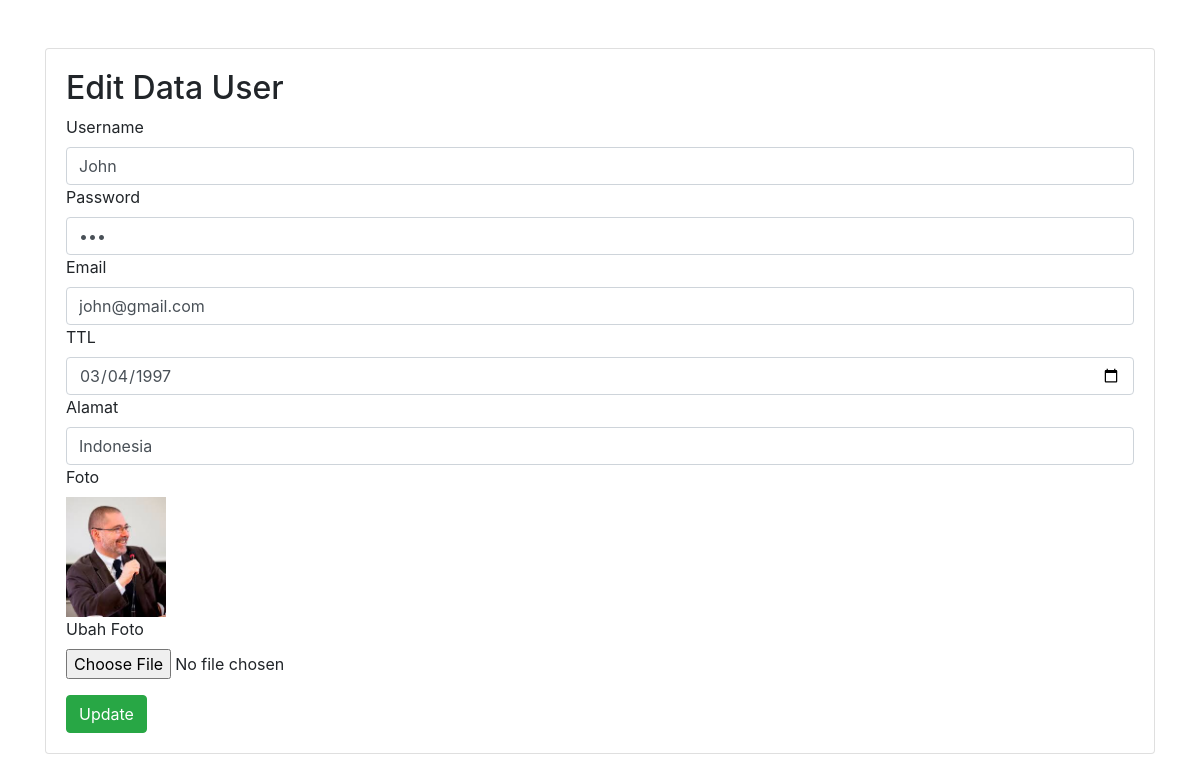
The page /edit.php?id=3 on the database its author committed.
### tables this page shows
CREATE TABLE `user` (
  `id` int(11) NOT NULL,
  `username` varchar(50) NOT NULL,
  `password` varchar(50) NOT NULL,
  `email` varchar(50) NOT NULL,
  `ttl` varchar(50) NOT NULL,
  `alamat` text NOT NULL,
  `foto` varchar(255) NOT NULL
);

### edit.php (the view, shortened to what this page needs)
<?php
	include 'koneksi.php';
	$id = $_GET['id'];
	$query = "SELECT * FROM user WHERE id=:id";
	$statment = $koneksi->prepare($query);
	$statment->execute(array(':id'=>$id));
	$data = $statment->fetch(PDO::FETCH_OBJ);
 ?>
<!DOCTYPE html>
<html>
<head>
	<link rel="stylesheet" type="text/css" href="css/bootstrap.min.css">
</head>
<body>
	<div class="container mt-5 mb-5">
	<div class="card">
		<div class="card-body">
		<h2>Edit Data User</h2>
		<form method="post" action="" enctype="multipart/form-data">
			<div class="form-row" >
				<div class="col-md-12">
					<label>Username</label>
					<input type="text" name="username" class="form-control" placeholder="Masukan Username" autocomplete="off" value="<?php echo $data->username ?>">
				</div>
				<div class="col-md-12">
					<label>Password</label>
					<input type="password" name="password" class="form-control" placeholder="Masukan Password" autocomplete="off" value="<?php echo $data->password ?>">
				</div>
				<div class="col-md-12">
					<label>Email</label>
					<input type="text" name="email" class="form-control" placeholder="Masukan Email" autocomplete="off" value="<?php echo $data->email ?>">
				</div>
				<div class="col-md-12">
					<label>TTL</label>
					<input type="date" name="ttl" class="form-control" autocomplete="off" value="<?php echo $data->ttl ?>">
				</div>
				<div class="col-md-12">
					<label>Alamat</label>
					<input type="text" name="alamat" class="form-control" placeholder="Masukan Alamat" autocomplete="off" value="<?php echo $data->alamat?>">
				</div>
				<div class="col-md-12">
					<label>Foto</label><br>
					<img src="foto_user/<?php echo $data->foto ?>" width=100>
				</div>
				<div class="col-md-12">
					<label>Ubah Foto</label>
					<input type="file" name="foto" class="form-control-file" autocomplete="off">
				</div>
			</div>
			<button class="btn btn-success mt-3" name="submit">Update</button>
		</form>
	</div>
	</div>
	</div>
</body>
</html>

### rows shown on the page
user: username "John", email "john@gmail.com", ttl "03/04/1997", alamat "Indonesia", foto (picture)
